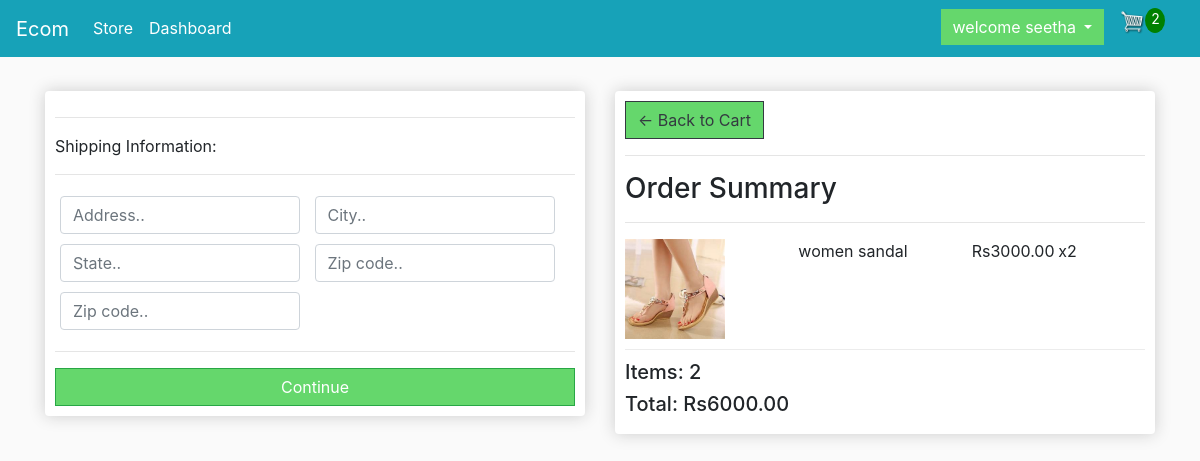
Screenshot of /checkout/ (signed in) with the database file from the repository.
### store/models.py (models this page shows, shortened)
class OrderItem(models.Model):
	product = models.ForeignKey(Product, on_delete=models.SET_NULL, null=True)
	order = models.ForeignKey(Order, on_delete=models.SET_NULL, null=True)
	quantity = models.IntegerField(default=0, null=True, blank=True)
	date_added = models.DateTimeField(auto_now_add=True)
	@property
	def get_total(self):
		total = self.product.price * self.quantity
		return total

class Product(models.Model):
	name = models.CharField(max_length=200)
	price = models.FloatField()
	digital = models.BooleanField(default=False,null=True, blank=True)
	image = models.ImageField(null=True, blank=True)
	@property
	def imageURL(self):
		try:
			url = self.image.url
		except:
			url = ''
		return url

class Order(models.Model):
	customer = models.ForeignKey(Customer, on_delete=models.SET_NULL, null=True, blank=True)
	date_ordered = models.DateTimeField(auto_now_add=True)
	complete = models.BooleanField(default=False)
	transaction_id = models.CharField(max_length=100, null=True)
	@property
	def shipping(self):
		shipping = False
		orderitems = self.orderitem_set.all()
		for i in orderitems:
			if i.product.digital == False:
				shipping = True
		return shipping
	@property
	def get_cart_total(self):
		orderitems = self.orderitem_set.all()
		total = sum([item.get_total for item in orderitems])
		return total
	@property
	def get_cart_items(self):
		orderitems = self.orderitem_set.all()
		total = sum([item.quantity for item in orderitems])
		return total

### store/views.py (the view)
# urls.py: path('checkout/', views.checkout, name="checkout"),
def checkout(request):
	data = cartData(request)
	cartItems = data['cartItems']
	order = data['order']
	items = data['items']
	context = {'items':items, 'order':order, 'cartItems':cartItems}
	return render(request, 'store/checkout.html', context)

### store/utils.py (called while the page is built)
def cartData(request):
	if request.user.is_authenticated:
		customer = request.user.customer
		order, created = Order.objects.get_or_create(customer=customer, complete=False)
		items = order.orderitem_set.all()
		cartItems = order.get_cart_items
	else:
		cookieData = cookieCart(request)
		cartItems = cookieData['cartItems']
		order = cookieData['order']
		items = cookieData['items']
	return {'cartItems':cartItems ,'order':order, 'items':items}

### store/templates/store/checkout.html (shortened to what this page needs)
{% extends 'store/main.html' %}
{% load static %}
{% block content %}
     <div class="row">
		<div class="col-lg-6">
			<div class="box-element" id="form-wrapper">
				<form id="form">
					<div id="shipping-info">
						<hr>
						<p>Shipping Information:</p>
						<hr>
						<div class="form-field">
							<input class="form-control" type="text" name="address" placeholder="Address..">
						</div>
						<div class="form-field">
							<input class="form-control" type="text" name="city" placeholder="City..">
						</div>
						<div class="form-field">
							<input class="form-control" type="text" name="state" placeholder="State..">
						</div>
						<div class="form-field">
							<input class="form-control" type="text" name="zipcode" placeholder="Zip code..">
						</div>
						<div class="form-field">
							<input class="form-control" type="text" name="country" placeholder="Zip code..">
						</div>
					</div>
					<hr>
					<input id="form-button" class="btn btn-success btn-block" type="submit" value="Continue">
				</form>
			</div>
			<br>
		</div>
		<div class="col-lg-6">
			<div class="box-element">
				<a  class="btn btn-outline-dark" href="{% url 'cart' %}">&#x2190; Back to Cart</a>
				<hr>
				<h3>Order Summary</h3>
				<hr>
				{% for item in items %}
				<div class="cart-row">
					<div style="flex:2"><img class="row-image" src="{{item.product.imageURL}}"></div>
					<div style="flex:2"><p>{{item.product.name}}</p></div>
					<div style="flex:1"><p>Rs{{item.product.price|floatformat:2}}</p></div>
					<div style="flex:1"><p>x{{item.quantity}}</p></div>
				</div>
				{% endfor %}
				<h5>Items:   {{order.get_cart_items}}</h5>
				<h5>Total:   Rs{{order.get_cart_total|floatformat:2}}</h5>
			</div>
		</div>
	</div>
{% endblock content %}

### store/templates/store/main.html (shortened to what this page needs)
<!DOCTYPE html>
{% load static %}
<html>
<head>
  <link rel="stylesheet" href="https://stackpath.bootstrapcdn.com/bootstrap/4.4.1/css/bootstrap.min.css">
  <link rel="stylesheet" type="text/css" href="{% static 'css/main.css' %}">
</head>
<body>
  <nav class="navbar navbar-expand-sm bg-info navbar-dark">
    <a class="navbar-brand" href="{% url 'store' %}">Ecom</a>
    <div class="collapse navbar-collapse" id="navbarSupportedContent">
      <ul class="navbar-nav mr-auto">
        <li class="nav-item active">
          <a class="nav-link" href="{% url 'store' %}">Store <span class="sr-only">(current)</span></a>
        </li>
      {% if not user.is_authenticated %}
       <li class="nav-item active">
          <a class="nav-link" href="{% url 'about' %}">AboutUs <span class="sr-only">(current)</span></a>
        </li>
        <li class="nav-item active">
          <a class="nav-link" href="{% url 'contact' %}">Contact Us<span class="sr-only">(current)</span></a>
        </li>
        <li class="nav-item active">
          <a class="nav-link" href="{% url 'log'%}">Signin<span class="sr-only">(current)</span></a>
        </li>
    {% else %}
        <li class="nav-item active" style="margin-right: 700px">
          <a class="nav-link" href="{% url 'dsh' %}">Dashboard <span class="sr-only">(current)</span></a>
        </li>
       <li class="dropdown">
              <button type="button" class="btn btn-info dropdown-toggle" data-toggle="dropdown">
                welcome {{request.user}}
              </button>
        </li>
{% endif %}
         <li class="nav-item active">
        <a href="{% url 'cart' %}">
          <img  id="cart-icon" src="{% static 'images/cart.png' %}">
        </a></li>
        <p id="cart-total">{{cartItems}}</p>
      </div>
  </nav>
     <div class="container">
            <br>
            {% block content %}
            {% endblock content %}
         </div>
</body>
</html>

### static/css/main.css (style rules this page uses)
body { background-color: hsl(0, 0%, 98%); }
h1,h2,h3,h4,h5,h6 { color:(360, 0%, 30%); }
.box-element { box-shadow:hsl(0, 0%, 80%) 0 0 16px; background-color:#fff; border-radius: 4px; padding: 10px; }
#cart-icon { width:25px; display: inline-block; margin-left: 15px; }
#cart-total { display: block; text-align: center; color:#fff; background-color:green; width: 20px; height: 25px; border-radius: 50%; font-size: 14px; }
.col-lg-4, .col-lg-6, .col-lg-8, .col-lg-12 { margin-top: 10px; }
.btn { border-radius: 0; background-color:#65d76c; }
.row-image { width: 100px; }
.form-field { width:250px; display: inline-block; padding: 5px; }
.cart-row { display: flex; align-items: flex-stretch; padding-bottom: 10px; margin-bottom: 10px; border-bottom: 1px solid #ececec; }

### rows the page displays
OrderItem: product.imageURL (picture), product.name "women sandal", product.price "3000.00", quantity "2"
Order: get_cart_items "2", get_cart_total "6000.00"

### other values shown
{{ request.user }} "seetha"
{{ cartItems }} "2"
